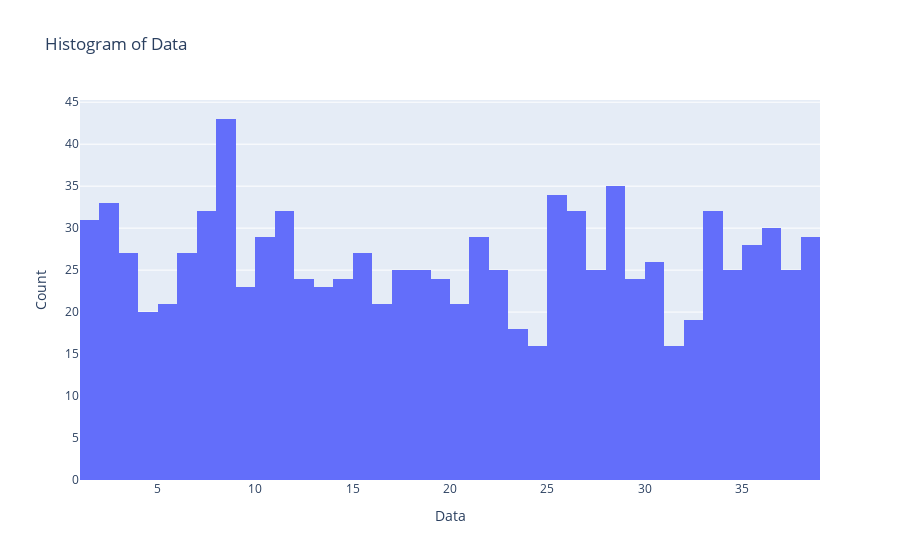

Notebook cell for this chart:
### Markdown cell above
Now, let's see the frequency of the outcomes using the `plot_histogram()` function.

### Code cell
gaussian.plot_histogram()

### Figure 1 — Plotly figure (JSON) as saved in the notebook; plotly's stock layout.template omitted (floating-point values rounded to 4 significant figures; data arrays with more than 128 entries replaced by an {"elided": "..."} marker saying what was removed)
{"data": [{"type": "histogram", "x": {"elided": "1000 int values"}, "xbins": {"end": 39, "size": 1, "start": 1}}], "layout": {"title": {"text": "Histogram of Data"}, "xaxis": {"title": {"text": "Data"}}, "yaxis": {"title": {"text": "Count"}}}}
